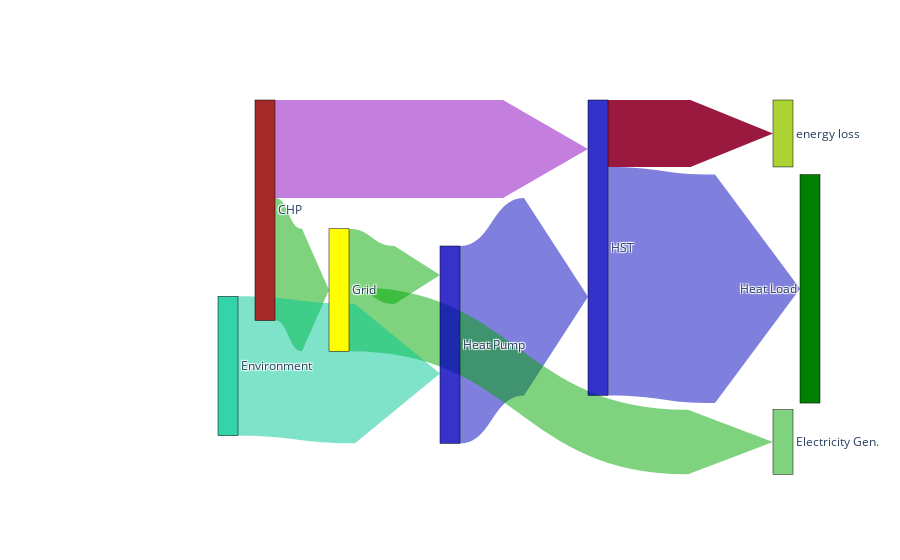

Notebook code for this chart:
### Code cell
fig = go.Figure(data=[go.Sankey(
    arrangement = "snap",
    valuesuffix = "Wh",
    node = dict(
      pad = 10,
    #   thickness = 20,
      line = dict(color = "black", width = 0.5),
      label = ['Grid',"Heat Pump", "HST", "Heat Load", "CHP", "Electricity Gen.", "energy loss", "Environment"],
      x = [0.35, 0.0, 0.7, 0.85, 0.25, 0.95,0.95, 0.2],
      y = [0.5,0,0.3,0,-0.5,0.9,-2,0.7],
    #   color = "blue"
      color = ['Yellow', 'rgba(5, 0, 189, 0.8)', 'rgba(0, 0, 189, 0.8)', 'Green', 'Brown', 'rgba(0, 168, 0, 0.5)', 'rgba(150, 200, 0, 0.8)', 'rgba(0, 200, 150, 0.8)']
    ),
    link = dict(
      arrowlen = 85,
      source = [0, 1, 2, 4, 4,0, 2, 7], # actually not, no dynamic switching here!reversed directions for hwt2_sh and hwt0_hp
      target = [1, 2, 3, 2, 0, 5, 6, 1],
      # source = sources,
      # target = targets,
      value = vals_smpl2,
      color = ['rgba(0, 168, 0, 0.5)', 'rgba(0, 0, 189, 0.5)', 'rgba(0, 0, 189, 0.5)', 'rgba(137, 0, 189, 0.5)', 'rgba(0, 168, 0, 0.5)', 'rgba(0, 168, 0, 0.5)', 'rgba(143, 0, 43, 0.9)','rgba(0, 200, 150, 0.5)']
    #   curve = [0, 0, 0, 0.5, 0]
  ))],
  layout = dict()
  )

fig.show()

### Figure 1 — Plotly figure (JSON) as saved in the notebook; plotly's stock layout.template omitted (floating-point values rounded to 4 significant figures)
{"data": [{"arrangement": "snap", "link": {"arrowlen": 85, "color": ["rgba(0, 168, 0, 0.5)", "rgba(0, 0, 189, 0.5)", "rgba(0, 0, 189, 0.5)", "rgba(137, 0, 189, 0.5)", "rgba(0, 168, 0, 0.5)", "rgba(0, 168, 0, 0.5)", "rgba(143, 0, 43, 0.9)", "rgba(0, 200, 150, 0.5)"], "source": [0, 1, 2, 4, 4, 0, 2, 7], "target": [1, 2, 3, 2, 0, 5, 6, 1], "value": [45250000.0, 154287085, 178600000.0, 76590000, 95737500, 50490000.0, 52320000.0, 108900000.0]}, "node": {"color": ["Yellow", "rgba(5, 0, 189, 0.8)", "rgba(0, 0, 189, 0.8)", "Green", "Brown", "rgba(0, 168, 0, 0.5)", "rgba(150, 200, 0, 0.8)", "rgba(0, 200, 150, 0.8)"], "label": ["Grid", "Heat Pump", "HST", "Heat Load", "CHP", "Electricity Gen.", "energy loss", "Environment"], "line": {"color": "black", "width": 0.5}, "pad": 10, "x": [0.35, 0, 0.7, 0.85, 0.25, 0.95, 0.95, 0.2], "y": [0.5, 0, 0.3, 0, -0.5, 0.9, -2, 0.7]}, "type": "sankey", "valuesuffix": "Wh"}], "layout": {}}
